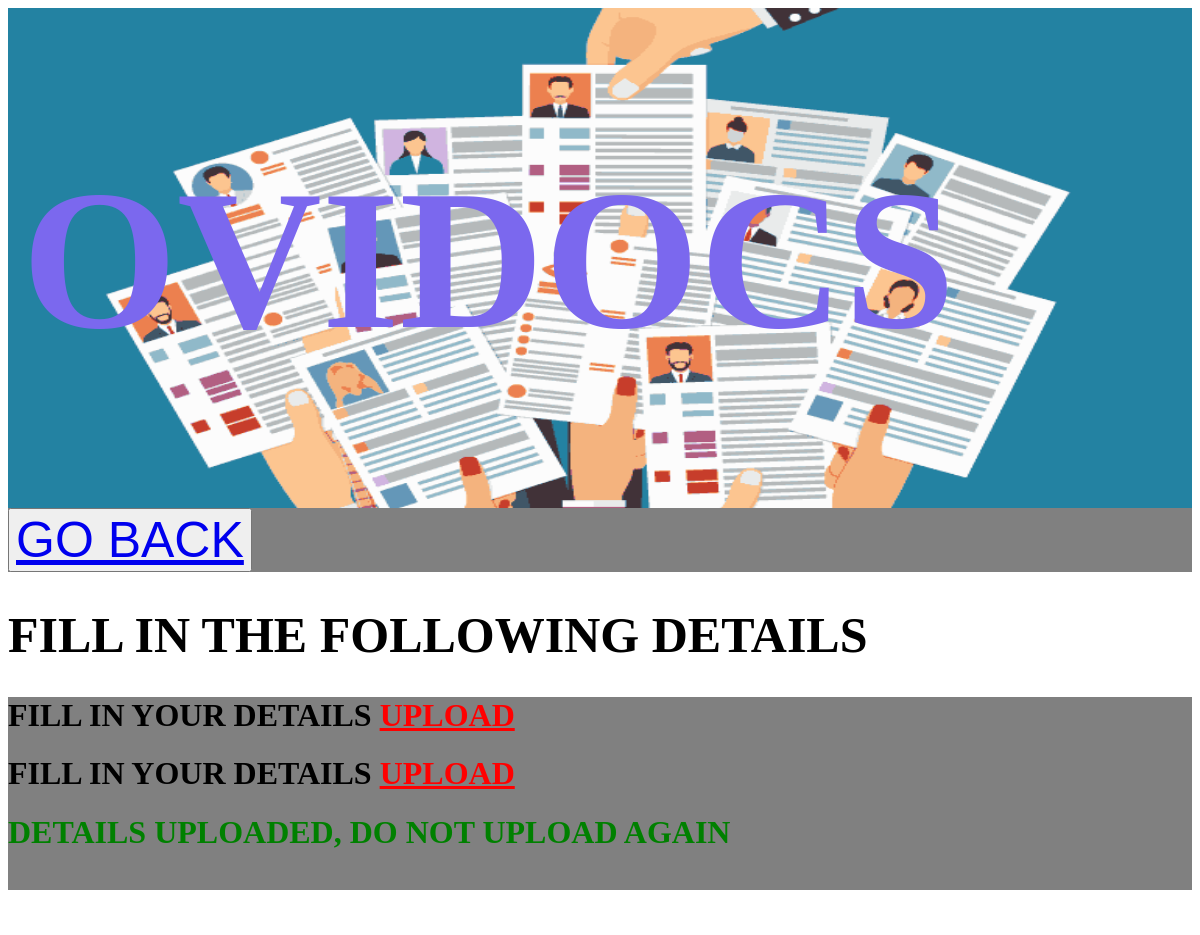
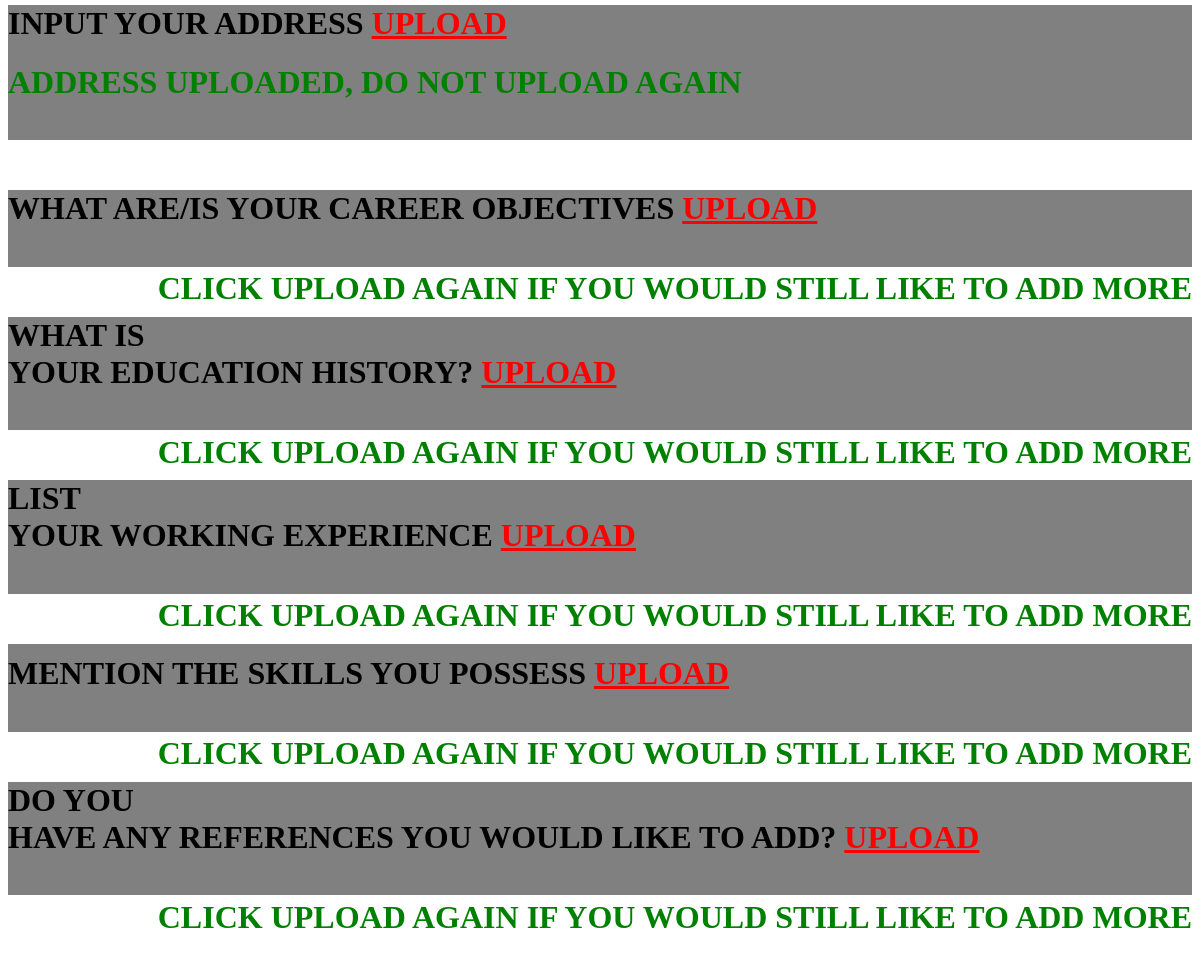
The page /cvgen/formlist/ (signed in) on the database its author committed (2 pictures, top to bottom).
### docs/models.py (models this page shows, shortened)
class Details(models.Model):
    pic = models.ImageField()
    fname = models.CharField(max_length=250)
    lname = models.CharField(max_length=250)
    email = models.EmailField()
    phone = models.IntegerField()
    author = models.ForeignKey(User, on_delete= models.CASCADE, null= True, blank= True)

class Address(models.Model):
    snum = models.IntegerField()
    stname = models.CharField(max_length=250)
    lgname = models.CharField(max_length=250)
    state = models.CharField(max_length=250)
    author = models.ForeignKey(User, on_delete= models.CASCADE, null= True, blank= True)

class Objectives(models.Model):
    car = models.TextField()
    author = models.ForeignKey(User, on_delete= models.CASCADE, null= True, blank= True)

class Education(models.Model):
    inst = models.CharField(max_length=250)
    location = models.TextField()
    start = models.IntegerField()
    end = models.IntegerField()
    cert = models.CharField(max_length=50)
    author = models.ForeignKey(User, on_delete= models.CASCADE, null= True, blank= True)

class Works(models.Model):
    name = models.CharField(max_length=250)
    location = models.TextField()
    start = models.IntegerField()
    end = models.IntegerField()
    author = models.ForeignKey(User, on_delete= models.CASCADE, null= True, blank= True)

class Skills(models.Model):
    names = models.TextField()
    author = models.ForeignKey(User, on_delete= models.CASCADE, null= True, blank= True)

class References(models.Model):
    name = models.CharField(max_length=250)
    firm = models.CharField(max_length=250)
    tel = models.IntegerField()
    email = models.EmailField()
    author = models.ForeignKey(User, on_delete= models.CASCADE, null= True, blank= True)

### docs/views.py (the view)
# urls.py: path('cvgen/formlist/', views.listy, name= "formlist"),
def listy(request):
    dets = Details.objects.all()
    adds = Address.objects.all()
    objs = Objectives.objects.all()
    edus = Education.objects.all()
    works = Works.objects.all()
    skills = Skills.objects.all()
    refs = References.objects.all()
    return render(request, 'listy.html', {'dets':dets, 'adds':adds, 'objs':objs, 'edus': edus, 'works':works, 'skills':skills, 'refs':refs})

### templates/listy.html (shortened to what this page needs)
{% load static %}
<!DOCTYPE html>
<html>
    <head>
        <link href="{% static 'images/css/styles.css' %}" rel="stylesheet" />
    </head>
    <body>
        <div class="pt">
            <img src="{% static 'images/titlepic.gif' %}" class="cv" alt="image">
            <div class="container"><h1 style="color: mediumslateblue;">OVIDOCS</h1></div>
        </div>
        <div class="menu" style="width: 100%; background-color: grey;">
            <button><a href="http://localhost:8000/cvgen/" style="font-size: 50px;">GO BACK</a></button>
        </div>
<h1 style="font-size: 50px;">FILL IN THE FOLLOWING DETAILS</h1>
<div style="background-color: grey; margin-bottom: 50px;">
    {% if dets.author.id == user.id %}
    <h1>FILL IN YOUR DETAILS <p style="color:green; float: right;">UPLOADED</p></h1>
    {% else %}
    <h1>FILL IN YOUR DETAILS <a href="updet" style="color: red;">UPLOAD</a></h1>
    {% endif %}
            {% for det in dets %}
                {% if det.author.id == user.id %}
                <h1 style="color:green;">DETAILS UPLOADED, DO NOT UPLOAD AGAIN</h1>
                {% else %}
                <h1>FILL IN YOUR DETAILS <a href="updet" style="color: red;">UPLOAD</a></h1>
                {% endif %}
            {% endfor %}
            <br/>
</div>
<div style="background-color: grey; margin-bottom: 50px;">
    <h1>INPUT YOUR ADDRESS <a href="updet2" style="color: red;">UPLOAD</a></h1>
    {% for add in adds %}
    {% if add.author.id == user.id %}
    <h1 style="color:green;">ADDRESS UPLOADED, DO NOT UPLOAD AGAIN</h1>
    {% endif %}
    {% endfor %}
    <br/>
</div>
<div style="background-color: grey; margin-bottom: 50px; max-height: inherit;">
    <h1>WHAT ARE/IS YOUR CAREER OBJECTIVES <a href="updet3" style="color: red;">UPLOAD</a></h1>
    {% for obj in objs %}
    {% if obj.author.id == user.id %}
    <h1 style="color:green; float: right;"> CLICK UPLOAD AGAIN IF YOU WOULD STILL LIKE TO ADD MORE</h1>
    {% endif %}
    {% endfor %}
    <br/>
</div>
<div style="background-color: grey; margin-bottom: 50px;">
        <h1>WHAT IS YOUR EDUCATION HISTORY? <a href="updet4" style="color: red;">UPLOAD</a></h1>
        {% for edu in edus %}
        {% if edu.author.id == user.id %}
        <h1 style="color:green; float: right;"> CLICK UPLOAD AGAIN IF YOU WOULD STILL LIKE TO ADD MORE</h1>
        {% endif %}
        {% endfor %}
        <br/>
</div>
<div style="background-color: grey; margin-bottom: 50px;">
        <h1>LIST YOUR WORKING EXPERIENCE <a href="updet5" style="color: red;">UPLOAD</a></h1>
        {% for work in works %}
        {% if work.author.id == user.id %}
        <h1 style="color:green; float: right;"> CLICK UPLOAD AGAIN IF YOU WOULD STILL LIKE TO ADD MORE</h1>
        {% endif %}
        {% endfor %}
        <br/>
</div>
<div style="background-color: grey; margin-bottom: 50px;">
        <h1>MENTION THE SKILLS YOU POSSESS <a href="updet6" style="color: red;">UPLOAD</a></h1>
        {% for skill in skills %}
        {% if skill.author.id == user.id %}
        <h1 style="color:green; float: right;"> CLICK UPLOAD AGAIN IF YOU WOULD STILL LIKE TO ADD MORE</h1>
        {% endif %}
        {% endfor %}
        <br/>
</div>
<div style="background-color: grey; margin-bottom: 50px;">
        <h1>DO YOU HAVE ANY REFERENCES YOU WOULD LIKE TO ADD? <a href="updet7" style="color: red;">UPLOAD</a></h1>
        {% for ref in refs %}
        {% if ref.author.id == user.id %}
        <h1 style="color:green; float: right;"> CLICK UPLOAD AGAIN IF YOU WOULD STILL LIKE TO ADD MORE</h1>
        {% endif %}
        {% endfor %}
        <br/>
</div>
    </body>
</html>

### static/images/css/styles.css (style rules this page uses)
.pt { position: relative; height: 500px; max-width: 100%; overflow: auto; }
.pt .container { position: absolute; bottom: 0; right: 20%; font-size: 100px; font-family: 'Times New Roman', Times, serif; text-align: center; }
.cv { height:inherit; width: 100%; z-index: -1; }
.menu { border: 8px; margin: 0%; padding: 0%; }

### rows shown on the page
Details: shows "FILL IN YOUR DETAILS"
Details: shows "DETAILS UPLOADED, DO NOT UPLOAD AGAIN"
Address: shows "ADDRESS UPLOADED, DO NOT UPLOAD AGAIN"
Objectives: shows "CLICK UPLOAD AGAIN IF YOU WOULD STILL LIKE TO ADD MORE"
Education: shows "CLICK UPLOAD AGAIN IF YOU WOULD STILL LIKE TO ADD MORE"
Works: shows "CLICK UPLOAD AGAIN IF YOU WOULD STILL LIKE TO ADD MORE"
Skills: shows "CLICK UPLOAD AGAIN IF YOU WOULD STILL LIKE TO ADD MORE"
References: shows "CLICK UPLOAD AGAIN IF YOU WOULD STILL LIKE TO ADD MORE"
